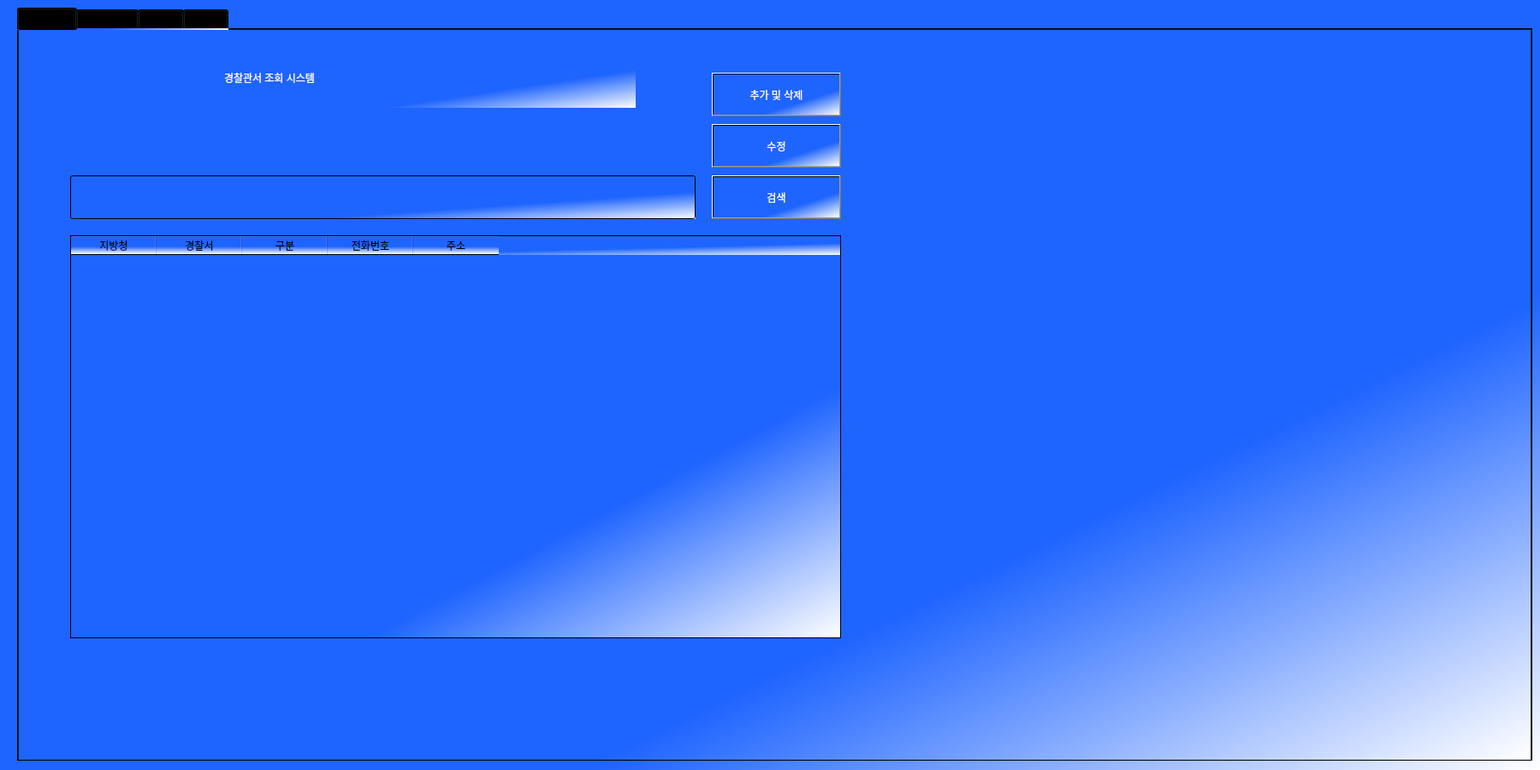
<?xml version="1.0" encoding="UTF-8"?>
<ui version="4.0">
 <class>Form</class>
 <widget class="QWidget" name="Form">
  <property name="geometry">
   <rect>
    <x>0</x>
    <y>0</y>
    <width>1800</width>
    <height>900</height>
   </rect>
  </property>
  <property name="windowTitle">
   <string>Form</string>
  </property>
  <property name="styleSheet">
   <string notr="true">background-color:qlineargradient(spread:pad, x1:0.254, y1:0.267, x2:1, y2:1, stop:0.580488 rgba(30, 100, 255, 255), stop:1 rgba(255, 255, 255, 255));</string>
  </property>
  <widget class="QTabWidget" name="tabWidget">
   <property name="geometry">
    <rect>
     <x>20</x>
     <y>9</y>
     <width>1771</width>
     <height>881</height>
    </rect>
   </property>
   <property name="currentIndex">
    <number>0</number>
   </property>
   <widget class="QWidget" name="tab">
    <attribute name="title">
     <string>메인화면</string>
    </attribute>
    <widget class="QLabel" name="label">
     <property name="geometry">
      <rect>
       <x>240</x>
       <y>20</y>
       <width>481</width>
       <height>71</height>
      </rect>
     </property>
     <property name="styleSheet">
      <string notr="true">color:rgb(255, 255, 255);
font: 75 italic 36pt &quot;Sitka Banner&quot;;
</string>
     </property>
     <property name="text">
      <string>경찰관서 조회 시스템</string>
     </property>
    </widget>
    <widget class="QPushButton" name="search_pushButton">
     <property name="geometry">
      <rect>
       <x>810</x>
       <y>170</y>
       <width>151</width>
       <height>51</height>
      </rect>
     </property>
     <property name="styleSheet">
      <string notr="true">color:rgb(255, 255, 255);
font: 75 italic 18pt &quot;Sitka Banner&quot;;
</string>
     </property>
     <property name="text">
      <string>검색</string>
     </property>
    </widget>
    <widget class="QTableWidget" name="tableWidget">
     <property name="geometry">
      <rect>
       <x>60</x>
       <y>240</y>
       <width>901</width>
       <height>471</height>
      </rect>
     </property>
     <property name="editTriggers">
      <set>QAbstractItemView::NoEditTriggers</set>
     </property>
     <column>
      <property name="text">
       <string>지방청</string>
      </property>
     </column>
     <column>
      <property name="text">
       <string>경찰서</string>
      </property>
     </column>
     <column>
      <property name="text">
       <string>구분</string>
      </property>
     </column>
     <column>
      <property name="text">
       <string>전화번호</string>
      </property>
     </column>
     <column>
      <property name="text">
       <string>주소</string>
      </property>
     </column>
    </widget>
    <widget class="QLineEdit" name="search_lineEdit">
     <property name="geometry">
      <rect>
       <x>60</x>
       <y>170</y>
       <width>731</width>
       <height>51</height>
      </rect>
     </property>
     <property name="styleSheet">
      <string notr="true">color:rgb(255, 255, 255);
font: 75 30pt &quot;Sitka Banner&quot;;
</string>
     </property>
     <property name="text">
      <string/>
     </property>
    </widget>
    <widget class="QPushButton" name="pushButton">
     <property name="geometry">
      <rect>
       <x>810</x>
       <y>110</y>
       <width>151</width>
       <height>51</height>
      </rect>
     </property>
     <property name="styleSheet">
      <string notr="true">color:rgb(255, 255, 255);
font: 75 italic 18pt &quot;Sitka Banner&quot;;
</string>
     </property>
     <property name="text">
      <string>수정</string>
     </property>
    </widget>
    <widget class="QPushButton" name="pushButton_2">
     <property name="geometry">
      <rect>
       <x>810</x>
       <y>50</y>
       <width>151</width>
       <height>51</height>
      </rect>
     </property>
     <property name="styleSheet">
      <string notr="true">color:rgb(255, 255, 255);
font: 75 italic 18pt &quot;Sitka Banner&quot;;
</string>
     </property>
     <property name="text">
      <string>추가 및 삭제</string>
     </property>
    </widget>
   </widget>
   <widget class="QWidget" name="tab_2">
    <attribute name="title">
     <string>추가,삭제</string>
    </attribute>
    <widget class="QLabel" name="label_51">
     <property name="geometry">
      <rect>
       <x>20</x>
       <y>170</y>
       <width>191</width>
       <height>51</height>
      </rect>
     </property>
     <property name="styleSheet">
      <string notr="true">color:rgb(255, 255, 255);
font: 75 italic 30pt &quot;Sitka Banner&quot;;
</string>
     </property>
     <property name="text">
      <string>발생 연도</string>
     </property>
    </widget>
    <widget class="QLineEdit" name="ITEMNAME">
     <property name="geometry">
      <rect>
       <x>20</x>
       <y>250</y>
       <width>341</width>
       <height>61</height>
      </rect>
     </property>
     <property name="styleSheet">
      <string notr="true">background-color:rgba(0, 0, 0, 0);
font: 15pt &quot;Cambria&quot;;</string>
     </property>
     <property name="text">
      <string/>
     </property>
    </widget>
    <widget class="QLabel" name="label_52">
     <property name="geometry">
      <rect>
       <x>20</x>
       <y>320</y>
       <width>191</width>
       <height>51</height>
      </rect>
     </property>
     <property name="styleSheet">
      <string notr="true">color:rgb(255, 255, 255);
font: 75 italic 30pt &quot;Sitka Banner&quot;;
</string>
     </property>
     <property name="text">
      <string>범죄 유형</string>
     </property>
    </widget>
    <widget class="QLineEdit" name="ITEMNAME_2">
     <property name="geometry">
      <rect>
       <x>20</x>
       <y>390</y>
       <width>341</width>
       <height>61</height>
      </rect>
     </property>
     <property name="styleSheet">
      <string notr="true">background-color:rgba(0, 0, 0, 0);
font: 15pt &quot;Cambria&quot;;</string>
     </property>
     <property name="text">
      <string/>
     </property>
    </widget>
    <widget class="QLabel" name="label_53">
     <property name="geometry">
      <rect>
       <x>20</x>
       <y>460</y>
       <width>191</width>
       <height>51</height>
      </rect>
     </property>
     <property name="styleSheet">
      <string notr="true">color:rgb(255, 255, 255);
font: 75 italic 30pt &quot;Sitka Banner&quot;;
</string>
     </property>
     <property name="text">
      <string>범죄 건수</string>
     </property>
    </widget>
    <widget class="QLineEdit" name="ITEMNAME_3">
     <property name="geometry">
      <rect>
       <x>20</x>
       <y>530</y>
       <width>341</width>
       <height>61</height>
      </rect>
     </property>
     <property name="styleSheet">
      <string notr="true">background-color:rgba(0, 0, 0, 0);
font: 15pt &quot;Cambria&quot;;</string>
     </property>
     <property name="text">
      <string/>
     </property>
    </widget>
    <widget class="QPushButton" name="CHANGEBUTTON">
     <property name="geometry">
      <rect>
       <x>20</x>
       <y>610</y>
       <width>171</width>
       <height>71</height>
      </rect>
     </property>
     <property name="styleSheet">
      <string notr="true">QPushButton{
border-radius: 20px;
background-color:rgb(255, 255, 255);
font: 20pt &quot;Cambria&quot;;
color: rgb(0, 0, 0)
}</string>
     </property>
     <property name="text">
      <string>데이터 수정</string>
     </property>
    </widget>
    <widget class="QLabel" name="label_54">
     <property name="geometry">
      <rect>
       <x>20</x>
       <y>10</y>
       <width>231</width>
       <height>51</height>
      </rect>
     </property>
     <property name="styleSheet">
      <string notr="true">color:rgb(255, 255, 255);
font: 75 italic 30pt &quot;Sitka Banner&quot;;
</string>
     </property>
     <property name="text">
      <string>경찰서 목록</string>
     </property>
    </widget>
    <widget class="QComboBox" name="ITEMLIST">
     <property name="geometry">
      <rect>
       <x>20</x>
       <y>70</y>
       <width>351</width>
       <height>81</height>
      </rect>
     </property>
     <property name="styleSheet">
      <string notr="true">
background-color:rgb(255, 255, 255);
font: 20pt &quot;Cambria&quot;;
</string>
     </property>
    </widget>
    <widget class="QTableWidget" name="tableWidget_2">
     <property name="geometry">
      <rect>
       <x>390</x>
       <y>50</y>
       <width>611</width>
       <height>271</height>
      </rect>
     </property>
     <property name="columnCount">
      <number>6</number>
     </property>
     <column>
      <property name="text">
       <string>발생연도</string>
      </property>
     </column>
     <column>
      <property name="text">
       <string>경찰서</string>
      </property>
     </column>
     <column>
      <property name="text">
       <string>살인</string>
      </property>
     </column>
     <column>
      <property name="text">
       <string>강도</string>
      </property>
     </column>
     <column>
      <property name="text">
       <string>절도</string>
      </property>
     </column>
     <column>
      <property name="text">
       <string>폭력</string>
      </property>
     </column>
    </widget>
   </widget>
   <widget class="QWidget" name="tab_3">
    <attribute name="title">
     <string>Page</string>
    </attribute>
   </widget>
   <widget class="QWidget" name="tab_4">
    <attribute name="title">
     <string>Page</string>
    </attribute>
   </widget>
  </widget>
 </widget>
 <resources/>
 <connections/>
</ui>
